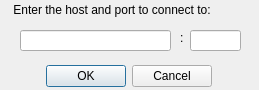
<?xml version="1.0" encoding="UTF-8"?>
<ui version="4.0">
 <class>ConnectionWindow</class>
 <widget class="QMainWindow" name="ConnectionWindow">
  <property name="geometry">
   <rect>
    <x>0</x>
    <y>0</y>
    <width>259</width>
    <height>90</height>
   </rect>
  </property>
  <property name="maximumSize">
   <size>
    <width>500</width>
    <height>100</height>
   </size>
  </property>
  <property name="windowTitle">
   <string>ConnectionWindow</string>
  </property>
  <property name="locale">
   <locale language="English" country="UnitedKingdom"/>
  </property>
  <widget class="QWidget" name="centralWidget">
   <widget class="QLineEdit" name="lineEdit">
    <property name="geometry">
     <rect>
      <x>20</x>
      <y>30</y>
      <width>151</width>
      <height>21</height>
     </rect>
    </property>
   </widget>
   <widget class="QLineEdit" name="lineEdit_2">
    <property name="geometry">
     <rect>
      <x>190</x>
      <y>30</y>
      <width>51</width>
      <height>21</height>
     </rect>
    </property>
   </widget>
   <widget class="QDialogButtonBox" name="buttonBox">
    <property name="geometry">
     <rect>
      <x>40</x>
      <y>60</y>
      <width>172</width>
      <height>32</height>
     </rect>
    </property>
    <property name="standardButtons">
     <set>QDialogButtonBox::Cancel|QDialogButtonBox::Ok</set>
    </property>
   </widget>
   <widget class="QLabel" name="label">
    <property name="geometry">
     <rect>
      <x>10</x>
      <y>0</y>
      <width>241</width>
      <height>20</height>
     </rect>
    </property>
    <property name="text">
     <string> Enter the host and port to connect to:</string>
    </property>
   </widget>
   <widget class="QLabel" name="label_2">
    <property name="geometry">
     <rect>
      <x>180</x>
      <y>30</y>
      <width>60</width>
      <height>16</height>
     </rect>
    </property>
    <property name="text">
     <string>:</string>
    </property>
   </widget>
  </widget>
 </widget>
 <layoutdefault spacing="6" margin="11"/>
 <resources/>
 <connections/>
</ui>
